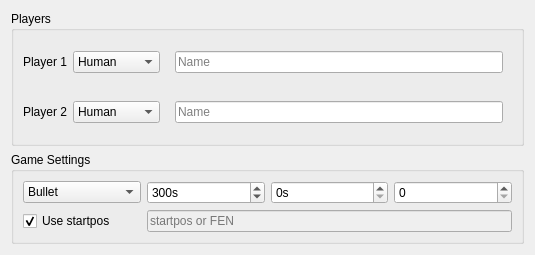
<?xml version="1.0" encoding="UTF-8"?>
<ui version="4.0">
 <class>MatchSettingsWidget</class>
 <widget class="QWidget" name="MatchSettingsWidget">
  <property name="geometry">
   <rect>
    <x>0</x>
    <y>0</y>
    <width>535</width>
    <height>255</height>
   </rect>
  </property>
  <property name="windowTitle">
   <string>Match Settings</string>
  </property>
  <layout class="QGridLayout" name="gridLayout_3">
   <item row="0" column="0">
    <widget class="QGroupBox" name="groupBoxPlayers">
     <property name="title">
      <string>Players</string>
     </property>
     <layout class="QGridLayout" name="gridLayout" columnstretch="0,1,4">
      <item row="2" column="1">
       <widget class="QComboBox" name="player2TypeCombo">
        <item>
         <property name="text">
          <string>Human</string>
         </property>
        </item>
        <item>
         <property name="text">
          <string>Engine</string>
         </property>
        </item>
       </widget>
      </item>
      <item row="0" column="1">
       <widget class="QComboBox" name="player1TypeCombo">
        <item>
         <property name="text">
          <string>Human</string>
         </property>
        </item>
        <item>
         <property name="text">
          <string>Engine</string>
         </property>
        </item>
       </widget>
      </item>
      <item row="2" column="2">
       <widget class="QStackedWidget" name="player2Stacked">
        <property name="currentIndex">
         <number>0</number>
        </property>
        <widget class="QWidget" name="page">
         <layout class="QGridLayout" name="gridLayout_7">
          <item row="0" column="0">
           <widget class="QLineEdit" name="player2NameEdit">
            <property name="placeholderText">
             <string>Name</string>
            </property>
           </widget>
          </item>
         </layout>
        </widget>
        <widget class="QWidget" name="page_3">
         <layout class="QGridLayout" name="gridLayout_6">
          <item row="0" column="0">
           <widget class="QLineEdit" name="player2EnginePathEdit">
            <property name="readOnly">
             <bool>true</bool>
            </property>
            <property name="placeholderText">
             <string>Select engine...</string>
            </property>
           </widget>
          </item>
          <item row="0" column="1">
           <widget class="QPushButton" name="player2BrowseButton">
            <property name="text">
             <string>Browse...</string>
            </property>
           </widget>
          </item>
         </layout>
        </widget>
       </widget>
      </item>
      <item row="0" column="2">
       <widget class="QStackedWidget" name="player1Stacked">
        <property name="currentIndex">
         <number>0</number>
        </property>
        <widget class="QWidget" name="page_1">
         <layout class="QGridLayout" name="gridLayout_4">
          <item row="0" column="0">
           <widget class="QLineEdit" name="player1NameEdit">
            <property name="placeholderText">
             <string>Name</string>
            </property>
           </widget>
          </item>
         </layout>
        </widget>
        <widget class="QWidget" name="page_2">
         <layout class="QGridLayout" name="gridLayout_5">
          <item row="0" column="0">
           <widget class="QLineEdit" name="player1EnginePathEdit">
            <property name="readOnly">
             <bool>true</bool>
            </property>
            <property name="placeholderText">
             <string>Select engine...</string>
            </property>
           </widget>
          </item>
          <item row="0" column="1">
           <widget class="QPushButton" name="player1BrowseButton">
            <property name="text">
             <string>Browse...</string>
            </property>
           </widget>
          </item>
         </layout>
        </widget>
       </widget>
      </item>
      <item row="0" column="0">
       <widget class="QLabel" name="player1Label">
        <property name="text">
         <string>Player 1</string>
        </property>
       </widget>
      </item>
      <item row="2" column="0">
       <widget class="QLabel" name="player2Label">
        <property name="text">
         <string>Player 2</string>
        </property>
       </widget>
      </item>
     </layout>
    </widget>
   </item>
   <item row="1" column="0">
    <widget class="QGroupBox" name="groupBoxGameSettings">
     <property name="title">
      <string>Game Settings</string>
     </property>
     <layout class="QGridLayout" name="gridLayout_2" rowstretch="0,0,0,0,0,0" columnstretch="0,0,0,0">
      <item row="0" column="0">
       <widget class="QComboBox" name="timeControlCombo">
        <item>
         <property name="text">
          <string>Bullet</string>
         </property>
        </item>
        <item>
         <property name="text">
          <string>Blitz</string>
         </property>
        </item>
        <item>
         <property name="text">
          <string>Rapid</string>
         </property>
        </item>
        <item>
         <property name="text">
          <string>Custom</string>
         </property>
        </item>
       </widget>
      </item>
      <item row="0" column="2">
       <widget class="QSpinBox" name="incrementSpin">
        <property name="suffix">
         <string>s</string>
        </property>
        <property name="maximum">
         <number>60</number>
        </property>
       </widget>
      </item>
      <item row="5" column="1" colspan="3">
       <widget class="QLineEdit" name="startPositionEdit">
        <property name="enabled">
         <bool>false</bool>
        </property>
        <property name="placeholderText">
         <string>startpos or FEN</string>
        </property>
       </widget>
      </item>
      <item row="0" column="1">
       <widget class="QSpinBox" name="baseTimeSpin">
        <property name="suffix">
         <string>s</string>
        </property>
        <property name="maximum">
         <number>7200</number>
        </property>
        <property name="value">
         <number>300</number>
        </property>
       </widget>
      </item>
      <item row="5" column="0">
       <widget class="QCheckBox" name="useStartPosCheckBox">
        <property name="text">
         <string>Use startpos</string>
        </property>
        <property name="checked">
         <bool>true</bool>
        </property>
       </widget>
      </item>
      <item row="0" column="3">
       <widget class="QSpinBox" name="movesToGoSpin">
        <property name="maximum">
         <number>200</number>
        </property>
       </widget>
      </item>
     </layout>
    </widget>
   </item>
  </layout>
 </widget>
 <resources/>
 <connections/>
</ui>
